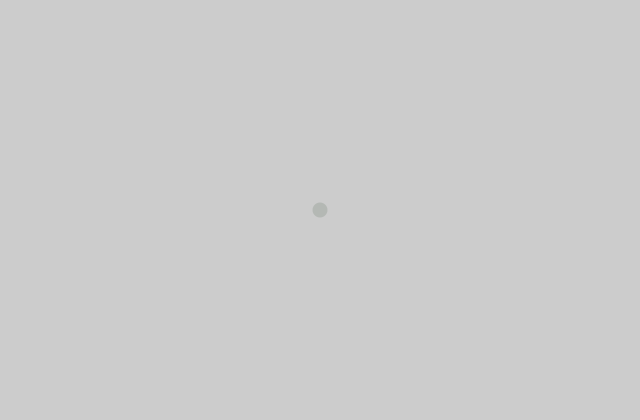
Frame 1 (no input)
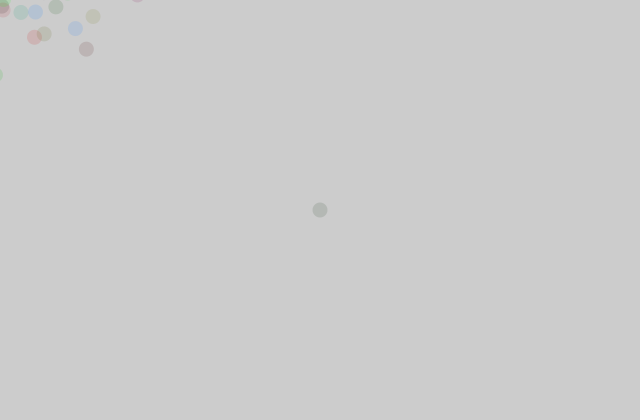
Frame 60 (the mouse pressed at the canvas centre just before this capture)
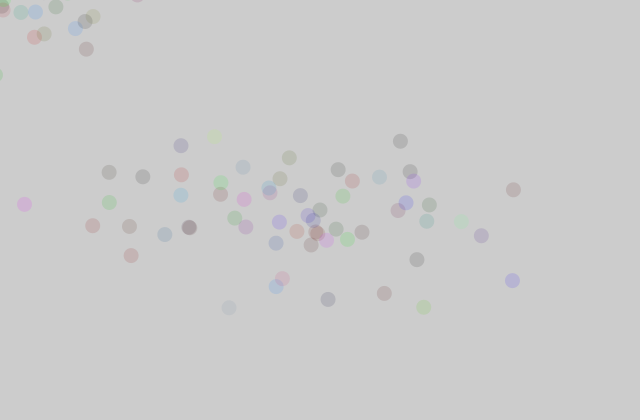
Frame 120 (the mouse held since frame 60 and released just before this capture)

The Processing sketch that drew these frames (run headless with seeded random() and noise(); from frame 60 on, the mouse is pressed at the canvas centre):

// Processing sketch: RandomWalkerGaussian
// ── RandomWalkerGaussian.pde
import java.util.Random;

Random gen = new Random();
class Walker {
  float x;
  float y;

  Walker() {
    x = width / 2;
    y = height / 2;
  }

  void display() {
    noStroke();
    fill(
      getGaussian(100, 50),
      getGaussian(140, 30),
      getGaussian(200, 10),
      30
    );
    ellipse(x, y, 15, 15);
  }

  void step() {
    x = getGaussian(100, mouseX);
    y = getGaussian(40, mouseY);
  }
}

float getGaussian(int dev, int mean) {
  float randomStep = (float) gen.nextGaussian();
  return dev * randomStep + mean;
}

Walker w;
void setup() {
  size(640, 420);
  w = new Walker();
}

void draw() {
  w.display();
  w.step();
}
